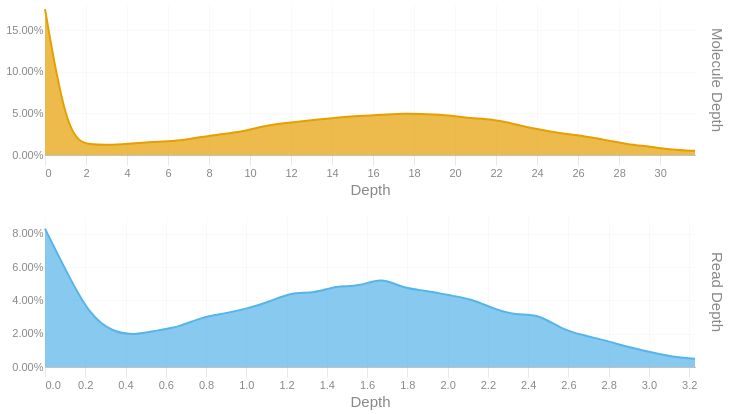

The cell this chart's notebook holds for it:
### Code cell
readdep = depth_hist(tb['Read Depth'], q99, 3)
readdep = readdep.with_columns(pl.lit('Read Depth').alias('Metric'))
if not SKIPLR:
    moldep = depth_hist(tb['Molecule Depth'], mol_q99, 1)
    moldep = moldep.with_columns(pl.lit('Molecule Depth').alias('Metric'))
    _hist = pl.concat([readdep, moldep])
    _hist = _hist.filter(pl.col('Proportion') != 0)
    with SafeRender(_hist):
        (
            alt.Chart(_hist)        
            .mark_area(interpolate = "basis")
            .encode(
                x=alt.X('Bin:Q').scale(domainMin=0).axis(alt.Axis(title='Depth')),
                y = alt.Y('Proportion:Q', title = None).axis(format = '.2%'),
                color = alt.Color('Metric:N').legend(None),
                row = alt.Row("Metric:N").header(title = None, labelOrient = 'right'),
                tooltip = [
                    alt.Tooltip("Metric:N", title = "Metric"),
                    alt.Tooltip('Interval:N', title = "Depth Interval"),
                    alt.Tooltip('Proportion:Q', title = "% Alignments").format('.2%')
                ]
            )
            .resolve_scale(x='independent', y='independent')
            .properties(
                height = 150, width = 650,
                usermeta={'embedOptions': {'downloadFileName': f'{samplename}.depth.hist'}}
            )
        ).display()
else:
    readdep = readdep.filter(pl.col('Proportion') != 0)
    with SafeRender(readdep):
        (
            alt.Chart(readdep)        
            .mark_area(interpolate = "basis")
            .encode(
                x=alt.X('Bin:Q').scale(domainMin=0).axis(alt.Axis(title='Depth')),
                y = alt.Y('Proportion:Q', title = None).axis(format = '.2%'),
                tooltip = [
                    alt.Tooltip('Interval:N', title = "Depth Interval"),
                    alt.Tooltip('Proportion:Q', title = "% Alignments").format('.2%')
                ]
            )
            .properties(
                usermeta={'embedOptions': {'downloadFileName': f'{samplename}.depth.hist'}}
            )
        ).display()

### Figure 1 — Vega-Lite specification as saved in the notebook (floating-point values rounded to 4 significant figures)
{"width": 650, "height": 150, "config": {"title": {"anchor": "start", "dy": -15, "fontSize": 18, "color": "#888888", "subtitleColor": "#888888", "subtitleFontSize": 14}, "arc": {"fill": "#0072B2"}, "axis": {"domainColor": "#888888", "domainWidth": 0.5, "gridWidth": 0.2, "grid": false, "titleFontWeight": 400, "titleFontSize": 15, "labelFontSize": 11, "labelColor": "#888888", "tickColor": "#888888", "tickWidth": 0.2, "titleColor": "#888888"}, "axisBand": {"grid": false}, "axisX": {"grid": true, "tickSize": 10, "domainCap": "round"}, "axisY": {"domain": false, "grid": true, "tickSize": 0, "domainCap": "round"}, "background": "transparent", "header": {"labelFontSize": 15, "labelColor": "#888888", "titleFontSize": 15, "titleFontWeight": 600, "titleColor": "#888888"}, "legend": {"labelFont": "sans-serif", "labelFontSize": 12, "labelColor": "#888888", "symbolSize": 100, "symbolType": "circle", "titleFontSize": 12, "titlePadding": 10, "titleColor": "#888888", "title": null}, "range": {"category": ["#E69F00", "#56B4E9", "#009E73", "#F0E442", "#0072B2", "#D55E00", "#CC79A7", "#000000"], "diverging": ["#cfe8f3", "#a2d4ec", "#73bfe2", "#46abdb", "#1696d2", "#12719e"]}, "area": {"fill": "#0072B2", "fillOpacity": 0.7, "line": true, "strokeOpacity": 0.7}, "line": {"color": "#0072B2", "stroke": "#0072B2", "strokeWidth": 2}, "trail": {"color": "#0072B2", "stroke": "#0072B2", "strokeWidth": 0, "size": 1}, "point": {"filled": true, "fillOpacity": 1.0, "size": 95}, "text": {"color": "#888888", "fontSize": 11, "align": "right", "fontWeight": 400, "size": 11}, "bar": {"fill": "#0072B2", "stroke": null}, "view": {"stroke": null, "continuousWidth": 660, "continuousHeight": 400}}, "data": {"name": "data-51ba86ca2eae9fa423b5b5b302ddec11"}, "mark": {"type": "area", "interpolate": "basis"}, "encoding": {"color": {"field": "Metric", "legend": null, "type": "nominal"}, "row": {"field": "Metric", "header": {"title": null, "labelOrient": "right"}, "type": "nominal"}, "tooltip": [{"field": "Metric", "title": "Metric", "type": "nominal"}, {"field": "Interval", "title": "Depth Interval", "type": "nominal"}, {"field": "Proportion", "format": ".2%", "title": "% Alignments", "type": "quantitative"}], "x": {"axis": {"title": "Depth"}, "field": "Bin", "scale": {"domainMin": 0}, "type": "quantitative"}, "y": {"axis": {"format": ".2%"}, "field": "Proportion", "title": null, "type": "quantitative"}}, "resolve": {"scale": {"x": "independent", "y": "independent"}}, "usermeta": {"embedOptions": {"downloadFileName": "TF26LRJL0072_50B_H_10484332_23Y22YLT4_L7.depth.hist"}}, "$schema": "https://vega.github.io/schema/vega-lite/v6.4.1.json", "datasets": {"data-51ba86ca2eae9fa423b5b5b302ddec11": [{"Bin": 0.0, "Interval": "0.0-0.111", "Proportion": 0.083, "Metric": "Read Depth"}, {"Bin": 0.111, "Interval": "0.111-0.223", "Proportion": 0.056, "Metric": "Read Depth"}, {"Bin": 0.223, "Interval": "0.223-0.334", "Proportion": 0.031, "Metric": "Read Depth"}, {"Bin": 0.334, "Interval": "0.334-0.445", "Proportion": 0.021, "Metric": "Read Depth"}, {"Bin": 0.445, "Interval": "0.445-0.557", "Proportion": 0.019, "Metric": "Read Depth"}, {"Bin": 0.557, "Interval": "0.557-0.668", "Proportion": 0.022, "Metric": "Read Depth"}, {"Bin": 0.668, "Interval": "0.668-0.779", "Proportion": 0.024, "Metric": "Read Depth"}, {"Bin": 0.779, "Interval": "0.779-0.891", "Proportion": 0.03, "Metric": "Read Depth"}, {"Bin": 0.891, "Interval": "0.891-1.002", "Proportion": 0.032, "Metric": "Read Depth"}, {"Bin": 1.002, "Interval": "1.002-1.113", "Proportion": 0.035, "Metric": "Read Depth"}, {"Bin": 1.113, "Interval": "1.113-1.225", "Proportion": 0.039, "Metric": "Read Depth"}, {"Bin": 1.225, "Interval": "1.225-1.336", "Proportion": 0.045, "Metric": "Read Depth"}, {"Bin": 1.336, "Interval": "1.336-1.447", "Proportion": 0.044, "Metric": "Read Depth"}, {"Bin": 1.447, "Interval": "1.447-1.559", "Proportion": 0.049, "Metric": "Read Depth"}, {"Bin": 1.559, "Interval": "1.559-1.67", "Proportion": 0.048, "Metric": "Read Depth"}, {"Bin": 1.67, "Interval": "1.67-1.781", "Proportion": 0.054, "Metric": "Read Depth"}, {"Bin": 1.781, "Interval": "1.781-1.893", "Proportion": 0.047, "Metric": "Read Depth"}, {"Bin": 1.893, "Interval": "1.893-2.004", "Proportion": 0.046, "Metric": "Read Depth"}, {"Bin": 2.004, "Interval": "2.004-2.115", "Proportion": 0.043, "Metric": "Read Depth"}, {"Bin": 2.115, "Interval": "2.115-2.227", "Proportion": 0.041, "Metric": "Read Depth"}, {"Bin": 2.227, "Interval": "2.227-2.338", "Proportion": 0.035, "Metric": "Read Depth"}, {"Bin": 2.338, "Interval": "2.338-2.449", "Proportion": 0.031, "Metric": "Read Depth"}, {"Bin": 2.449, "Interval": "2.449-2.561", "Proportion": 0.032, "Metric": "Read Depth"}, {"Bin": 2.561, "Interval": "2.561-2.672", "Proportion": 0.023, "Metric": "Read Depth"}, {"Bin": 2.672, "Interval": "2.672-2.783", "Proportion": 0.019, "Metric": "Read Depth"}, {"Bin": 2.783, "Interval": "2.783-2.895", "Proportion": 0.016, "Metric": "Read Depth"}, {"Bin": 2.895, "Interval": "2.895-3.006", "Proportion": 0.012, "Metric": "Read Depth"}, {"Bin": 3.006, "Interval": "3.006-3.117", "Proportion": 0.009, "Metric": "Read Depth"}, {"Bin": 3.117, "Interval": "3.117-3.229", "Proportion": 0.006, "Metric": "Read Depth"}, {"Bin": 3.229, "Interval": "3.229-3.34", "Proportion": 0.005, "Metric": "Read Depth"}, {"Bin": 0.0, "Interval": "0.0-1.1", "Proportion": 0.175, "Metric": "Molecule Depth"}, {"Bin": 1.1, "Interval": "1.1-2.2", "Proportion": 0.019, "Metric": "Molecule Depth"}, {"Bin": 2.2, "Interval": "2.2-3.3", "Proportion": 0.012, "Metric": "Molecule Depth"}, {"Bin": 3.3, "Interval": "3.3-4.4", "Proportion": 0.012, "Metric": "Molecule Depth"}, {"Bin": 4.4, "Interval": "4.4-5.5", "Proportion": 0.014, "Metric": "Molecule Depth"}, {"Bin": 5.5, "Interval": "5.5-6.6", "Proportion": 0.016, "Metric": "Molecule Depth"}, {"Bin": 6.6, "Interval": "6.6-7.6", "Proportion": 0.017, "Metric": "Molecule Depth"}, {"Bin": 7.6, "Interval": "7.6-8.7", "Proportion": 0.022, "Metric": "Molecule Depth"}, {"Bin": 8.7, "Interval": "8.7-9.8", "Proportion": 0.025, "Metric": "Molecule Depth"}, {"Bin": 9.8, "Interval": "9.8-10.9", "Proportion": 0.029, "Metric": "Molecule Depth"}, {"Bin": 10.9, "Interval": "10.9-12.0", "Proportion": 0.036, "Metric": "Molecule Depth"}, {"Bin": 12.0, "Interval": "12.0-13.1", "Proportion": 0.039, "Metric": "Molecule Depth"}, {"Bin": 13.1, "Interval": "13.1-14.2", "Proportion": 0.042, "Metric": "Molecule Depth"}, {"Bin": 14.2, "Interval": "14.2-15.3", "Proportion": 0.045, "Metric": "Molecule Depth"}, {"Bin": 15.3, "Interval": "15.3-16.4", "Proportion": 0.047, "Metric": "Molecule Depth"}, {"Bin": 16.4, "Interval": "16.4-17.5", "Proportion": 0.048, "Metric": "Molecule Depth"}, {"Bin": 17.5, "Interval": "17.5-18.6", "Proportion": 0.05, "Metric": "Molecule Depth"}, {"Bin": 18.6, "Interval": "18.6-19.7", "Proportion": 0.049, "Metric": "Molecule Depth"}, {"Bin": 19.7, "Interval": "19.7-20.7", "Proportion": 0.048, "Metric": "Molecule Depth"}, {"Bin": 20.7, "Interval": "20.7-21.8", "Proportion": 0.044, "Metric": "Molecule Depth"}, {"Bin": 21.8, "Interval": "21.8-22.9", "Proportion": 0.043, "Metric": "Molecule Depth"}, {"Bin": 22.9, "Interval": "22.9-24.0", "Proportion": 0.037, "Metric": "Molecule Depth"}, {"Bin": 24.0, "Interval": "24.0-25.1", "Proportion": 0.031, "Metric": "Molecule Depth"}, {"Bin": 25.1, "Interval": "25.1-26.2", "Proportion": 0.026, "Metric": "Molecule Depth"}, {"Bin": 26.2, "Interval": "26.2-27.3", "Proportion": 0.023, "Metric": "Molecule Depth"}, {"Bin": 27.3, "Interval": "27.3-28.4", "Proportion": 0.018, "Metric": "Molecule Depth"}, {"Bin": 28.4, "Interval": "28.4-29.5", "Proportion": 0.013, "Metric": "Molecule Depth"}, {"Bin": 29.5, "Interval": "29.5-30.6", "Proportion": 0.01, "Metric": "Molecule Depth"}, {"Bin": 30.6, "Interval": "30.6-31.7", "Proportion": 0.006, "Metric": "Molecule Depth"}, {"Bin": 31.7, "Interval": "31.7-32.76", "Proportion": 0.005, "Metric": "Molecule Depth"}]}}
